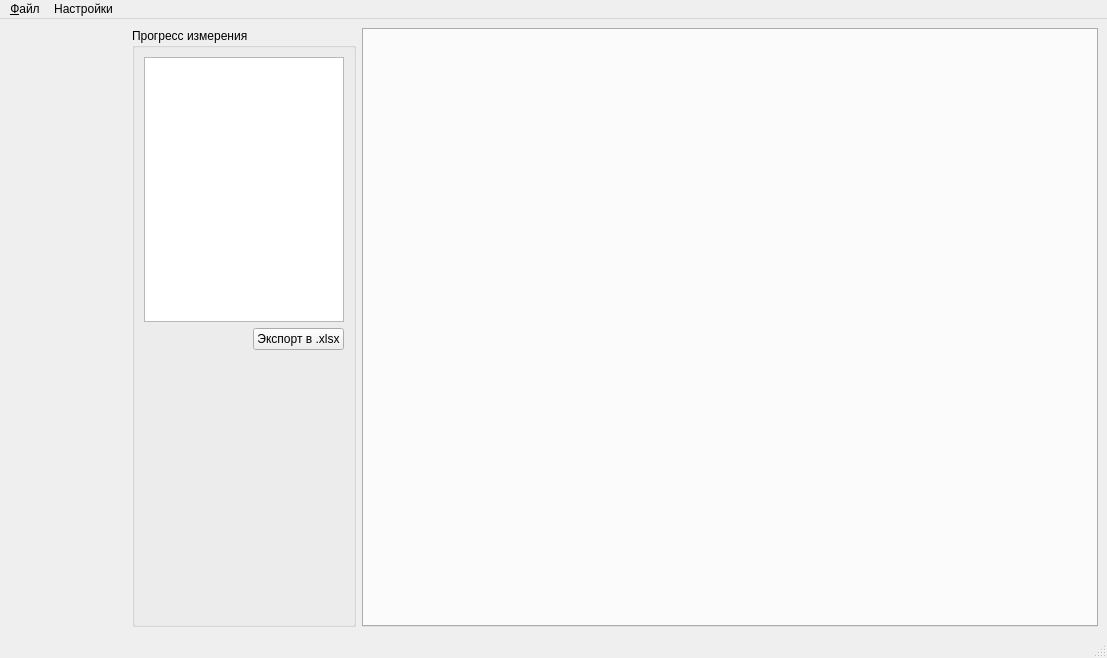
<?xml version="1.0" encoding="UTF-8"?>
<ui version="4.0">
 <class>MainWindow</class>
 <widget class="QMainWindow" name="MainWindow">
  <property name="geometry">
   <rect>
    <x>0</x>
    <y>0</y>
    <width>1107</width>
    <height>658</height>
   </rect>
  </property>
  <property name="windowTitle">
   <string>Измерение демодуляторов, этап 3</string>
  </property>
  <widget class="QWidget" name="centralwidget">
   <layout class="QHBoxLayout" name="horizontalLayout" stretch="2,0,12">
    <item>
     <layout class="QVBoxLayout" name="layInstrs">
      <property name="spacing">
       <number>0</number>
      </property>
      <item>
       <spacer name="verticalSpacer">
        <property name="orientation">
         <enum>Qt::Vertical</enum>
        </property>
        <property name="sizeHint" stdset="0">
         <size>
          <width>20</width>
          <height>40</height>
         </size>
        </property>
       </spacer>
      </item>
     </layout>
    </item>
    <item>
     <widget class="QGroupBox" name="grpProgress">
      <property name="title">
       <string>Прогресс измерения</string>
      </property>
      <layout class="QVBoxLayout" name="verticalLayout">
       <item>
        <widget class="QPlainTextEdit" name="pteditProgress">
         <property name="sizePolicy">
          <sizepolicy hsizetype="Minimum" vsizetype="Expanding">
           <horstretch>0</horstretch>
           <verstretch>0</verstretch>
          </sizepolicy>
         </property>
         <property name="maximumSize">
          <size>
           <width>200</width>
           <height>16777215</height>
          </size>
         </property>
        </widget>
       </item>
       <item>
        <layout class="QHBoxLayout" name="horizontalLayout_2">
         <item>
          <spacer name="horizontalSpacer">
           <property name="orientation">
            <enum>Qt::Horizontal</enum>
           </property>
           <property name="sizeHint" stdset="0">
            <size>
             <width>40</width>
             <height>20</height>
            </size>
           </property>
          </spacer>
         </item>
         <item>
          <widget class="QPushButton" name="btnExcel">
           <property name="text">
            <string>Экспорт в .xlsx</string>
           </property>
          </widget>
         </item>
        </layout>
       </item>
       <item>
        <spacer name="verticalSpacer_2">
         <property name="orientation">
          <enum>Qt::Vertical</enum>
         </property>
         <property name="sizeType">
          <enum>QSizePolicy::MinimumExpanding</enum>
         </property>
         <property name="sizeHint" stdset="0">
          <size>
           <width>20</width>
           <height>40</height>
          </size>
         </property>
        </spacer>
       </item>
      </layout>
     </widget>
    </item>
    <item>
     <widget class="QTabWidget" name="tabWidget">
      <property name="currentIndex">
       <number>-1</number>
      </property>
     </widget>
    </item>
   </layout>
  </widget>
  <widget class="QMenuBar" name="menubar">
   <property name="geometry">
    <rect>
     <x>0</x>
     <y>0</y>
     <width>1107</width>
     <height>22</height>
    </rect>
   </property>
   <widget class="QMenu" name="menu">
    <property name="title">
     <string>&amp;Файл</string>
    </property>
    <addaction name="actExit"/>
   </widget>
   <widget class="QMenu" name="menu_2">
    <property name="title">
     <string>Настройки</string>
    </property>
    <addaction name="actParams"/>
   </widget>
   <addaction name="menu"/>
   <addaction name="menu_2"/>
  </widget>
  <widget class="QStatusBar" name="statusbar"/>
  <action name="actExit">
   <property name="text">
    <string>Выход</string>
   </property>
   <property name="toolTip">
    <string>Выйти из приложения</string>
   </property>
   <property name="statusTip">
    <string>Выйти из приложения</string>
   </property>
  </action>
  <action name="actParams">
   <property name="text">
    <string>Параметры...</string>
   </property>
  </action>
 </widget>
 <resources/>
 <connections>
  <connection>
   <sender>actExit</sender>
   <signal>triggered()</signal>
   <receiver>MainWindow</receiver>
   <slot>close()</slot>
   <hints>
    <hint type="sourcelabel">
     <x>-1</x>
     <y>-1</y>
    </hint>
    <hint type="destinationlabel">
     <x>361</x>
     <y>238</y>
    </hint>
   </hints>
  </connection>
 </connections>
</ui>
